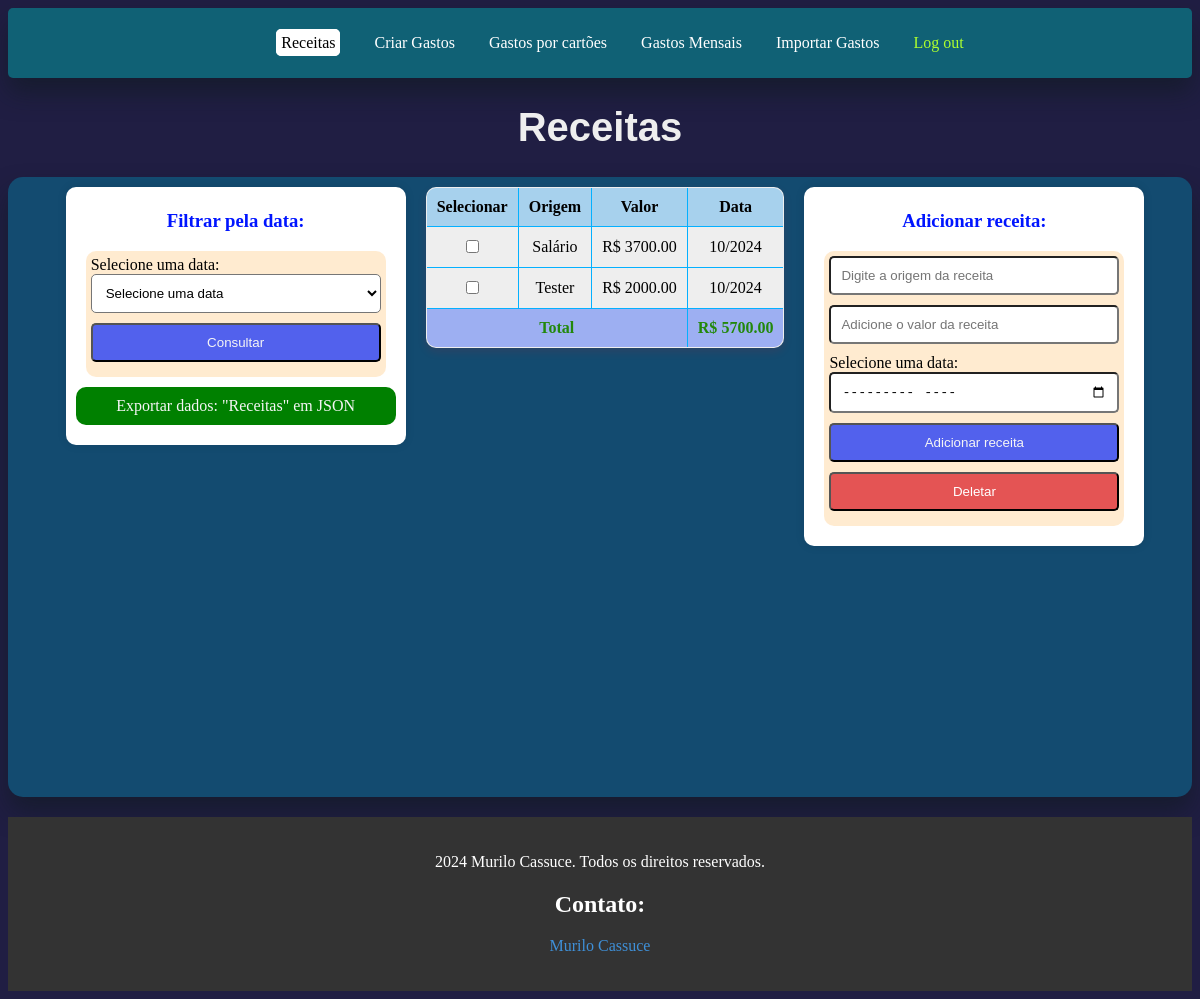
Screenshot of /AdicionarSaldo/ (signed in) with the database file from the repository.
### usuarios/models.py (models this page shows, shortened)
class EntradaDinheiro(models.Model):
    origem = models.CharField(max_length=70)
    valor_de_entrada = models.DecimalField(max_digits=1000000, decimal_places=2)
    DataEntradaSaldo = models.CharField(max_length=7)
    usuario = models.ForeignKey(settings.AUTH_USER_MODEL, on_delete=models.CASCADE)

### usuarios/views.py (the view, shortened to what this page needs)
# urls.py: path('AdicionarSaldo/', views.AdicionarSaldo, name='AdicionarSaldo'),
def AdicionarSaldo(request):
    if not request.user.is_authenticated:
        return HttpResponseRedirect(reverse("login"))
    LimiteDadosGastosUsuarios = Gastos.objects.filter(usuario=request.user)
    LimiteDadosGastosUsuarios_list = list(LimiteDadosGastosUsuarios)
    LimiteDadosReceitasUsuarios = EntradaDinheiro.objects.filter(usuario=request.user)
    LimiteDadosReceitasUsuarios_list = list(LimiteDadosReceitasUsuarios)
    if len(LimiteDadosReceitasUsuarios_list) > 150 or len(LimiteDadosGastosUsuarios_list) > 150:
        return HttpResponseRedirect(reverse("FimDoTeste"))
    exportar_todas_receitas = EntradaDinheiro.objects.filter(usuario=request.user).values()
    exportar_todas_receitas_list = list(exportar_todas_receitas)
    usuario = request.user
    for receita in exportar_todas_receitas_list:
        receita['valor_de_entrada'] = float(receita['valor_de_entrada'])
    datas_disponiveis = EntradaDinheiro.objects.filter(usuario=request.user).values_list('DataEntradaSaldo', flat=True).distinct()
    lista_datas = list(datas_disponiveis)
    lista_datas_sort = sorted(lista_datas, key=lambda x: datetime.strptime(x, "%m/%Y"))
    datas_disponiveis_ordenadas = lista_datas_sort
    if datas_disponiveis.exists():
        agora = datetime.now()
        agora_formatado = agora.strftime("%m/%Y")
        datas_filtradas = EntradaDinheiro.objects.filter(DataEntradaSaldo=agora_formatado, usuario=request.user)
        primeiro_mes = EntradaDinheiro.objects.filter(usuario = request.user).values_list('DataEntradaSaldo', flat=True).distinct()
        if agora_formatado not in datas_disponiveis:
            datas_filtradas = EntradaDinheiro.objects.filter(DataEntradaSaldo=primeiro_mes[0], usuario=request.user)
        total_entrada = sum(entrada.valor_de_entrada for entrada in datas_filtradas)
    else:
        datas_filtradas = EntradaDinheiro.objects.none()
        total_entrada = 0
    return render(request, "usuarios/AdicionarSaldo.html", {
        "entradadinheiro": datas_filtradas,
        "datas_disponiveis": datas_disponiveis_ordenadas,
        "total_entrada": total_entrada,
        "importar_todos_gastos_list": exportar_todas_receitas_list,
    })

### usuarios/templates/usuarios/AdicionarSaldo.html (shortened to what this page needs)
{% extends "usuarios/layout.html" %}
{% block body %}
<h1 id="h1Despesas">Receitas</h1>
    <div id="divPrincipal">
        <div id="formGastos2">
            <h3 class="h3Info">Filtrar pela data:</h3>
            <form id="FORMbackground" method="post">
                <label for="data_inicial_formatada">Selecione uma data:</label>
                <select name="data_inicial_formatada" id="data_inicial_formatada">
                    <option>Selecione uma data</option>
                </select>
                <button id="buttonConsultar" name="consultaMensal" type="submit">Consultar</button>
            </form>
            <a id="ExportarTodosDados" href="{% url 'AdicionarSaldo' %}?download=json" class="button" download >Exportar dados: "Receitas" em JSON</a>
        </div>
        <form method="POST" id="formTabela" action="{% url 'AdicionarSaldo' %}">
            <div>
            <table id="tabprincipal">
                <thead>
                    <tr>
                        <th>Selecionar</th>
                        <th>Origem</th>
                        <th>Valor</th>
                        <th>Data</th>
                    </tr>
                </thead>
                <tbody>
                    {% for entrada in entradadinheiro %}
                        <tr id="tr_criar_gasto">
                            <td><input type="checkbox" name="deletar" value="{{ entrada.id }}"></td>
                            <td>{{ entrada.origem }}</td>
                            <td>R$ {{ entrada.valor_de_entrada }}</td>
                            <td>{{ entrada.DataEntradaSaldo }}</td>
                        </tr>
                        {% empty %}
                            <tr>
                                <td colspan="4">Nenhuma data selecionada.</td>
                            </tr>
                    {% endfor %}
                    <td class="total" colspan="3"><strong>Total</strong></td>
                    <td class="total"><strong>R$ {{ total_entrada|floatformat:2 }}</strong></td>
                </tbody>
            </table>
        </form>
        </div>
        <div id="formGastos2">
            <h3 class="h3Info">Adicionar receita:</h3>
            <form id="TestBackGround" method="post">
                <input class="inputformAdicionarSaldo" type="text" name="Origem" placeholder="Digite a origem da receita" required>
                <input class="inputformAdicionarSaldo" type="number" name="saldo" value="AdicionarSaldo" placeholder="Adicione o valor da receita" required  max="1000000" step="0.01">
                <label>Selecione uma data:</label>
                <input class="inputformAdicionarSaldo" type="month" name="DataEntradaSaldo" placeholder="Adicione a data de entrada do saldo" required>
                <button id="adicionarSaldo" type="submit" name="AdicionarSaldo">Adicionar receita</button>
                <button type="submit" id="deletarDados">Deletar</button>
            </form>
        </div>
{% endblock %}

### usuarios/templates/usuarios/layout.html (style rules this page uses)
body { background-color:rgb(32, 30, 67); }
a { color: rgb(63, 144, 216); text-decoration:none; }

### usuarios/templates/usuarios/AdicionarSaldo.html (style rules this page uses)
#h1Despesas { text-align: center; color: rgb(238, 238, 238); font-size: 40px; font-family: 'Gill Sans', 'Gill Sans MT', Calibri, 'Trebuchet MS', sans-serif; }
#divPrincipal { display: flex; justify-content: center; align-items: flex-start; background-color: rgb(19, 75, 112); border-radius: 15px; box-shadow: 2px 2px 5px rgba(0, 0, 0, 0.1); padding: 10px; height: 600px; margin-bottom: 20px; overflow: auto; box-shadow: 0 15px 25px rgba(14, 25, 27, 0.507); }
#tabprincipal { border-collapse: collapse; background-color: rgb(238, 238, 238); border: 1px solid rgb(80, 140, 155); border-radius: 10px; overflow: hidden; margin-left: 10px; box-shadow: 0px 4px 10px rgba(255, 0, 0, 0.1); box-sizing: border-box; }
th, td { border: 1px solid rgb(4, 176, 255); padding: 10px; text-align: center; }
th { background-color: rgb(167, 209, 237); }
#formGastos2 { align-self: flex-start; width: 300px; padding: 20px; border-radius: 10px; box-shadow: 0px 0px 10px rgba(0, 0, 0, 0.1); background-color: #fff; display: flex; flex-direction: column; align-items: center; margin-left: 20px; margin-right: 10px; padding-top: 5px; }
#adicionarSaldo, #buttonConsultar { background-color: rgb(82, 97, 237); color: whitesmoke; cursor: pointer; }
button, select { background-color: rgb(255, 255, 255); width: 100%; border-radius: 5px; margin-bottom: 10px; padding: 10px; box-sizing: border-box; cursor: pointer; }
.inputformAdicionarSaldo { background-color: rgb(255, 255, 255); width: 100%; border-radius: 5px; margin-bottom: 10px; padding: 10px; box-sizing: border-box; }
.total { background-color: rgb(157, 175, 242); color: rgb(34, 136, 11); }
.h3Info { color: rgb(0, 21, 255); }
#deletarDados { background-color: rgb(228, 84, 84); color: white; }
#TestBackGround, #FORMbackground { background-color: rgba(255, 145, 0, 0.186); padding: 5px; border-radius: 10px; }
#ExportarTodosDados { margin-top: 10px; background-color: green; border-radius: 10px; padding: 10px; color: whitesmoke; width: 100%; text-align: center; }

### rows the page displays
EntradaDinheiro: origem "Salário", valor_de_entrada "3700.00", DataEntradaSaldo "10/2024"
EntradaDinheiro: origem "Tester", valor_de_entrada "2000.00", DataEntradaSaldo "10/2024"

### other values shown
{{ total_entrada|floatformat:2 }} "5700.00"
